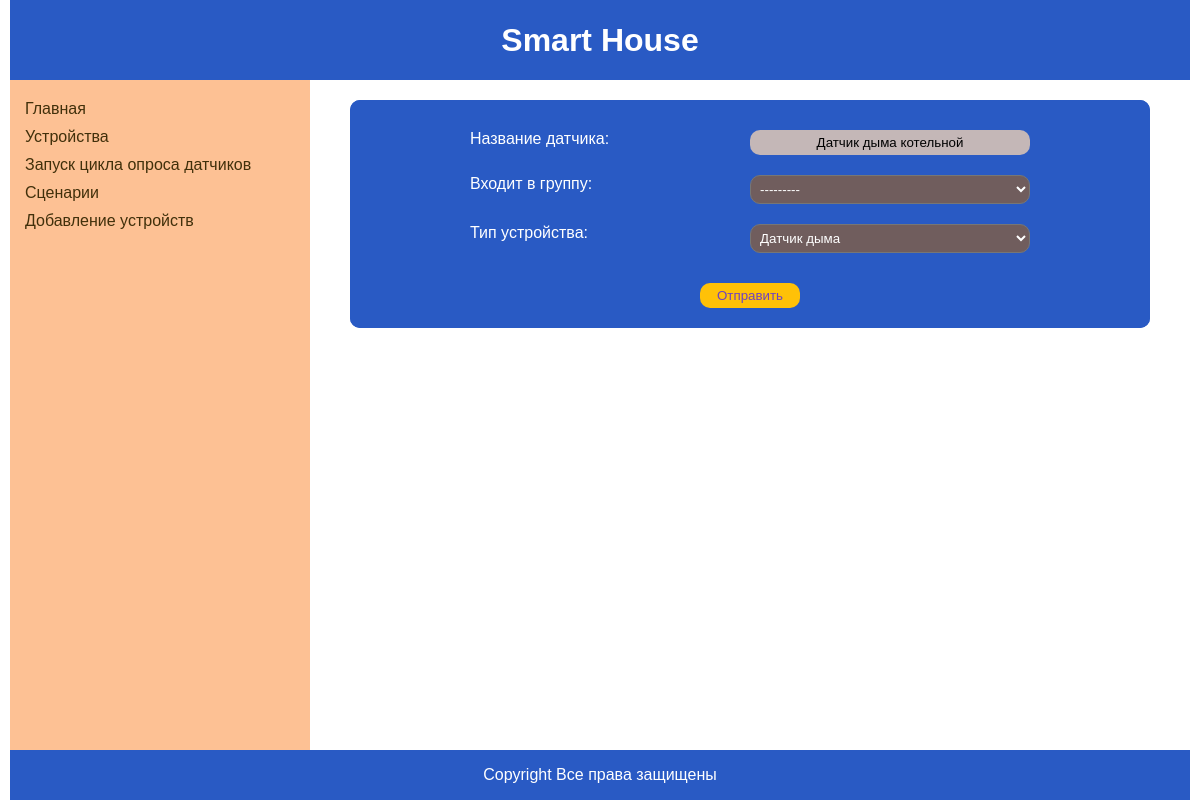
Screenshot of /devices/edit/4/ with the database file from the repository.
### smart_house/models.py (models this page shows, shortened)
class Device(models.Model):
    class Meta:
        db_table = 'devices'
    name = models.CharField(
        db_column='name',
        max_length=50,
        help_text="Введите название датчика",
        verbose_name="Название датчика"
    )
    address = models.CharField(
        db_column='address',
        max_length=50,
        help_text="Введите ieee адрес датчика",
        verbose_name="ieee адрес датчика"
    )
    json_data = models.JSONField(
        db_column='json_data',
        null=True,
        blank=True
    )
    groups_id = models.ForeignKey(
        to='Group',
        db_column='groups_id',
        on_delete=models.CASCADE,
        help_text="Укажите в какую группу входит устройство",
        verbose_name="Входит в группу",
        null=True,
        blank=True
    )
    devices_type= models.ForeignKey(
        to='DeviceType',
        db_column='devices_type_id',
        on_delete=models.CASCADE,
        help_text="Укажите тип устройства",
        verbose_name="Тип устройства",
        null=True,
        blank=True
    )

### smart_house/views.py (the view)
# urls.py: path('devices/edit/<int:pk>/', views.DeviceUpdateView.as_view(), name='device_edit'),
class DeviceUpdateView(UpdateView):
    model = Device
    form_class = DeviceForm
    template_name = 'smart_house/device_edit.html'

### smart_house/forms.py
class DeviceForm(forms.ModelForm):
    class Meta:
        model = Device
        fields = ["name", "groups_id", "devices_type"]

### smart_house/models.py (called while the page is built)
    def __str__(self):
        return self.name

    def __str__(self):
        return self.name

### templates/smart_house/device_edit.html (shortened to what this page needs)
{% extends "smart_house/base.html" %}
{% block content %}
<div class="forms">
		<form class="form_water_pump" action="" method="POST">
				{% for field in form %}
          <div class="form_row" >
            <div class="label">
              {{ field.label_tag }}
            </div>
            <div class="input">
              {{ field }}
            </div>
          </div>
				{% endfor %}
			<input class="input_sub" type="submit" value="Отправить">
    </form>
</div>
{% endblock content %}

### static/css/style.css (style rules this page uses)
body { margin:0; padding:0; }
.container div { text-align: center; }
.forms { display: flex; flex-direction: column; justify-content: start; width: 800px; margin: 20px auto ; background-color: #295AC4; color: white; border-radius: 10px; }
.form_water_pump { background-color: #295AC4; padding: 20px 0; border-radius: 10px; }
.form_row { display: flex; justify-content: space-between; width: 70%; margin-left: auto; margin-right: auto; margin-top: 10px; }
.label { display: flex; width:50%; text-align: left; }
.input { display: flex; width:50%; text-align: right; }
label { color: white; }
input { background-color: rgb(196, 183, 183); border-radius: 10px; padding: 5px; border: rgb(196, 183, 183); width: 100%; text-align: center; }
select { padding: 5px; border-radius: 10px; color: white; background-color: rgb(112, 93, 93); cursor: pointer; width: 100%; }
.input_sub { margin-top: 20px; text-align: center; width: 100px; background-color: #ffc107; color: #6f42c1; cursor: pointer; }

### rows the page displays
Device: form "Датчик дыма котельной" "---------" "Датчик дыма"

### other values shown
{{ field.label_tag }} "Название датчика:" "Входит в группу:" "Тип устройства:"
